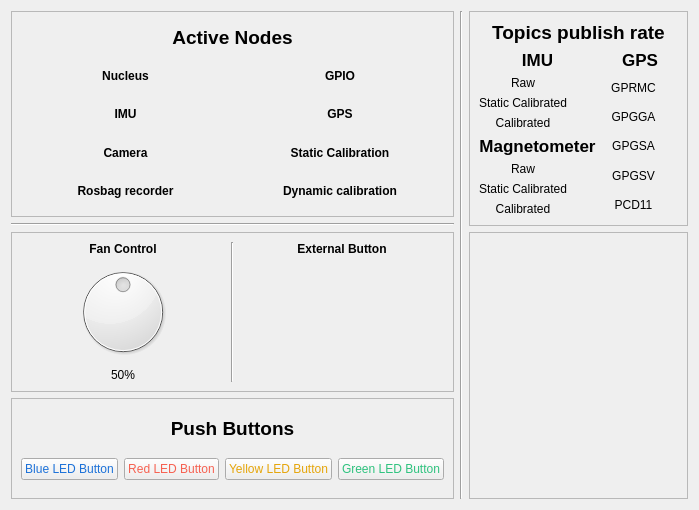
      <widget class="QWidget" name="tab">
       <attribute name="title">
        <string>General</string>
       </attribute>
       <layout class="QGridLayout" name="gridLayout_19">
        <item row="0" column="0">
         <widget class="QFrame" name="frame_7">
          <property name="frameShape">
           <enum>QFrame::NoFrame</enum>
          </property>
          <property name="frameShadow">
           <enum>QFrame::Raised</enum>
          </property>
          <layout class="QGridLayout" name="gridLayout_20">
           <property name="leftMargin">
            <number>0</number>
           </property>
           <property name="topMargin">
            <number>0</number>
           </property>
           <property name="rightMargin">
            <number>0</number>
           </property>
           <property name="bottomMargin">
            <number>0</number>
           </property>
           <item row="0" column="3" rowspan="5">
            <widget class="Line" name="line_9">
             <property name="orientation">
              <enum>Qt::Vertical</enum>
             </property>
            </widget>
           </item>
           <item row="0" column="4" rowspan="3">
            <widget class="QFrame" name="frame_8">
             <property name="frameShape">
              <enum>QFrame::StyledPanel</enum>
             </property>
             <property name="frameShadow">
              <enum>QFrame::Raised</enum>
             </property>
             <layout class="QGridLayout" name="gridLayout_23">
              <item row="0" column="0" colspan="2">
               <widget class="QLabel" name="label_62">
                <property name="sizePolicy">
                 <sizepolicy hsizetype="Preferred" vsizetype="Fixed">
                  <horstretch>0</horstretch>
                  <verstretch>0</verstretch>
                 </sizepolicy>
                </property>
                <property name="font">
                 <font>
                  <pointsize>14</pointsize>
                  <weight>75</weight>
                  <bold>true</bold>
                 </font>
                </property>
                <property name="text">
                 <string>Topics publish rate</string>
                </property>
                <property name="alignment">
                 <set>Qt::AlignCenter</set>
                </property>
               </widget>
              </item>
              <item row="1" column="0">
               <widget class="QFrame" name="frame_11">
                <property name="frameShape">
                 <enum>QFrame::NoFrame</enum>
                </property>
                <property name="frameShadow">
                 <enum>QFrame::Raised</enum>
                </property>
                <layout class="QGridLayout" name="gridLayout_24">
                 <property name="leftMargin">
                  <number>0</number>
                 </property>
                 <property name="topMargin">
                  <number>0</number>
                 </property>
                 <property name="bottomMargin">
                  <number>0</number>
                 </property>
                 <item row="1" column="0">
                  <widget class="QLabel" name="label_65">
                   <property name="text">
                    <string>Raw</string>
                   </property>
                   <property name="alignment">
                    <set>Qt::AlignCenter</set>
                   </property>
                  </widget>
                 </item>
                 <item row="1" column="1">
                  <widget class="QLabel" name="imu_raw_hz_value">
                   <property name="text">
                    <string>&lt;not published&gt;</string>
                   </property>
                   <property name="alignment">
                    <set>Qt::AlignCenter</set>
                   </property>
                  </widget>
                 </item>
                 <item row="2" column="0">
                  <widget class="QLabel" name="label_67">
                   <property name="text">
                    <string>Static Calibrated</string>
                   </property>
                   <property name="alignment">
                    <set>Qt::AlignCenter</set>
                   </property>
                  </widget>
                 </item>
                 <item row="2" column="1">
                  <widget class="QLabel" name="imu_static_calib_hz_value">
                   <property name="text">
                    <string>&lt;not published&gt;</string>
                   </property>
                   <property name="alignment">
                    <set>Qt::AlignCenter</set>
                   </property>
                  </widget>
                 </item>
                 <item row="3" column="0">
                  <widget class="QLabel" name="label_69">
                   <property name="text">
                    <string>Calibrated</string>
                   </property>
                   <property name="alignment">
                    <set>Qt::AlignCenter</set>
                   </property>
                  </widget>
                 </item>
                 <item row="3" column="1">
                  <widget class="QLabel" name="imu_calib_hz_value">
                   <property name="text">
                    <string>&lt;not published&gt;</string>
                   </property>
                   <property name="alignment">
                    <set>Qt::AlignCenter</set>
                   </property>
                  </widget>
                 </item>
                 <item row="0" column="0" colspan="2">
                  <widget class="QLabel" name="label_63">
                   <property name="sizePolicy">
                    <sizepolicy hsizetype="Preferred" vsizetype="Fixed">
                     <horstretch>0</horstretch>
                     <verstretch>0</verstretch>
                    </sizepolicy>
                   </property>
                   <property name="font">
                    <font>
                     <pointsize>13</pointsize>
                     <weight>75</weight>
                     <bold>true</bold>
                    </font>
                   </property>
                   <property name="text">
                    <string>IMU</string>
                   </property>
                   <property name="alignment">
                    <set>Qt::AlignCenter</set>
                   </property>
                  </widget>
                 </item>
                </layout>
               </widget>
              </item>
              <item row="2" column="0">
               <widget class="QFrame" name="frame_20">
                <property name="frameShape">
                 <enum>QFrame::NoFrame</enum>
                </property>
                <property name="frameShadow">
                 <enum>QFrame::Raised</enum>
                </property>
                <layout class="QGridLayout" name="gridLayout_32">
                 <property name="leftMargin">
                  <number>0</number>
                 </property>
                 <property name="topMargin">
                  <number>0</number>
                 </property>
                 <property name="bottomMargin">
                  <number>0</number>
                 </property>
                 <item row="1" column="1">
                  <widget class="QLabel" name="magn_raw_hz_value">
                   <property name="text">
                    <string>&lt;not published&gt;</string>
                   </property>
                   <property name="alignment">
                    <set>Qt::AlignCenter</set>
                   </property>
                  </widget>
                 </item>
                 <item row="2" column="0">
                  <widget class="QLabel" name="label_61">
                   <property name="text">
                    <string>Static Calibrated</string>
                   </property>
                   <property name="alignment">
                    <set>Qt::AlignCenter</set>
                   </property>
                  </widget>
                 </item>
                 <item row="1" column="0">
                  <widget class="QLabel" name="label_58">
                   <property name="text">
                    <string>Raw</string>
                   </property>
                   <property name="alignment">
                    <set>Qt::AlignCenter</set>
                   </property>
                  </widget>
                 </item>
                 <item row="0" column="0" colspan="2">
                  <widget class="QLabel" name="label_66">
                   <property name="sizePolicy">
                    <sizepolicy hsizetype="Preferred" vsizetype="Fixed">
                     <horstretch>0</horstretch>
                     <verstretch>0</verstretch>
                    </sizepolicy>
                   </property>
                   <property name="font">
                    <font>
                     <pointsize>13</pointsize>
                     <weight>75</weight>
                     <bold>true</bold>
                    </font>
                   </property>
                   <property name="text">
                    <string>Magnetometer</string>
                   </property>
                   <property name="alignment">
                    <set>Qt::AlignCenter</set>
                   </property>
                  </widget>
                 </item>
                 <item row="3" column="0">
                  <widget class="QLabel" name="label_68">
                   <property name="text">
                    <string>Calibrated</string>
                   </property>
                   <property name="alignment">
                    <set>Qt::AlignCenter</set>
                   </property>
                  </widget>
                 </item>
                 <item row="2" column="1">
                  <widget class="QLabel" name="magn_static_calib_hz_value">
                   <property name="text">
                    <string>&lt;not published&gt;</string>
                   </property>
                   <property name="alignment">
                    <set>Qt::AlignCenter</set>
                   </property>
                  </widget>
                 </item>
                 <item row="3" column="1">
                  <widget class="QLabel" name="magn_calib_hz_value">
                   <property name="text">
                    <string>&lt;not published&gt;</string>
                   </property>
                   <property name="alignment">
                    <set>Qt::AlignCenter</set>
                   </property>
                  </widget>
                 </item>
                </layout>
               </widget>
              </item>
              <item row="1" column="1" rowspan="2">
               <widget class="QFrame" name="frame_12">
                <property name="frameShape">
                 <enum>QFrame::NoFrame</enum>
                </property>
                <property name="frameShadow">
                 <enum>QFrame::Raised</enum>
                </property>
                <layout class="QGridLayout" name="gridLayout_25">
                 <property name="leftMargin">
                  <number>0</number>
                 </property>
                 <property name="topMargin">
                  <number>0</number>
                 </property>
                 <property name="bottomMargin">
                  <number>0</number>
                 </property>
                 <item row="4" column="1">
                  <widget class="QLabel" name="gpgsv_hz_value">
                   <property name="text">
                    <string>&lt;not published&gt;</string>
                   </property>
                   <property name="alignment">
                    <set>Qt::AlignCenter</set>
                   </property>
                  </widget>
                 </item>
                 <item row="5" column="0">
                  <widget class="QLabel" name="label_51">
                   <property name="text">
                    <string>PCD11</string>
                   </property>
                   <property name="alignment">
                    <set>Qt::AlignCenter</set>
                   </property>
                  </widget>
                 </item>
                 <item row="0" column="0" colspan="2">
                  <widget class="QLabel" name="label_64">
                   <property name="sizePolicy">
                    <sizepolicy hsizetype="Preferred" vsizetype="Fixed">
                     <horstretch>0</horstretch>
                     <verstretch>0</verstretch>
                    </sizepolicy>
                   </property>
                   <property name="font">
                    <font>
                     <pointsize>13</pointsize>
                     <weight>75</weight>
                     <bold>true</bold>
                    </font>
                   </property>
                   <property name="text">
                    <string>GPS</string>
                   </property>
                   <property name="alignment">
                    <set>Qt::AlignCenter</set>
                   </property>
                  </widget>
                 </item>
                 <item row="5" column="1">
                  <widget class="QLabel" name="pcd11_hz_value">
                   <property name="text">
                    <string>&lt;not published&gt;</string>
                   </property>
                   <property name="alignment">
                    <set>Qt::AlignCenter</set>
                   </property>
                  </widget>
                 </item>
                 <item row="3" column="0">
                  <widget class="QLabel" name="label_97">
                   <property name="text">
                    <string>GPGSA</string>
                   </property>
                   <property name="alignment">
                    <set>Qt::AlignCenter</set>
                   </property>
                  </widget>
                 </item>
                 <item row="1" column="1">
                  <widget class="QLabel" name="gprmc_hz_value">
                   <property name="text">
                    <string>&lt;not published&gt;</string>
                   </property>
                   <property name="alignment">
                    <set>Qt::AlignCenter</set>
                   </property>
                  </widget>
                 </item>
                 <item row="1" column="0">
                  <widget class="QLabel" name="label_71">
                   <property name="text">
                    <string>GPRMC</string>
                   </property>
                   <property name="alignment">
                    <set>Qt::AlignCenter</set>
                   </property>
                  </widget>
                 </item>
                 <item row="2" column="1">
                  <widget class="QLabel" name="gpgga_hz_value">
                   <property name="text">
                    <string>&lt;not published&gt;</string>
                   </property>
                   <property name="alignment">
                    <set>Qt::AlignCenter</set>
                   </property>
                  </widget>
                 </item>
                 <item row="2" column="0">
                  <widget class="QLabel" name="label_78">
                   <property name="text">
                    <string>GPGGA</string>
                   </property>
                   <property name="alignment">
                    <set>Qt::AlignCenter</set>
                   </property>
                  </widget>
                 </item>
                 <item row="3" column="1">
                  <widget class="QLabel" name="gpgsa_hz_value">
                   <property name="text">
                    <string>&lt;not published&gt;</string>
                   </property>
                   <property name="alignment">
                    <set>Qt::AlignCenter</set>
                   </property>
                  </widget>
                 </item>
                 <item row="4" column="0">
                  <widget class="QLabel" name="label_104">
                   <property name="text">
                    <string>GPGSV</string>
                   </property>
                   <property name="alignment">
                    <set>Qt::AlignCenter</set>
                   </property>
                  </widget>
                 </item>
                </layout>
               </widget>
              </item>
             </layout>
            </widget>
           </item>
           <item row="3" column="0">
            <widget class="QFrame" name="frame_10">
             <property name="frameShape">
              <enum>QFrame::StyledPanel</enum>
             </property>
             <property name="frameShadow">
              <enum>QFrame::Raised</enum>
             </property>
             <layout class="QGridLayout" name="gridLayout_22">
              <item row="1" column="0">
               <widget class="QDial" name="fan_speed_dial">
                <property name="maximum">
                 <number>100</number>
                </property>
                <property name="sliderPosition">
                 <number>50</number>
                </property>
                <property name="orientation">
                 <enum>Qt::Horizontal</enum>
                </property>
                <property name="wrapping">
                 <bool>false</bool>
                </property>
               </widget>
              </item>
              <item row="0" column="1" rowspan="3">
               <widget class="Line" name="line_11">
                <property name="orientation">
                 <enum>Qt::Vertical</enum>
                </property>
               </widget>
              </item>
              <item row="0" column="0">
               <widget class="QLabel" name="label_93">
                <property name="font">
                 <font>
                  <weight>75</weight>
                  <bold>true</bold>
                 </font>
                </property>
                <property name="text">
                 <string>Fan Control</string>
                </property>
                <property name="alignment">
                 <set>Qt::AlignCenter</set>
                </property>
               </widget>
              </item>
              <item row="2" column="0">
               <widget class="QLabel" name="fan_speed_dial_value">
                <property name="text">
                 <string>50%</string>
                </property>
                <property name="alignment">
                 <set>Qt::AlignCenter</set>
                </property>
               </widget>
              </item>
              <item row="0" column="2">
               <widget class="QLabel" name="label_57">
                <property name="font">
                 <font>
                  <weight>75</weight>
                  <bold>true</bold>
                 </font>
                </property>
                <property name="text">
                 <string>External Button</string>
                </property>
                <property name="alignment">
                 <set>Qt::AlignCenter</set>
                </property>
               </widget>
              </item>
              <item row="1" column="2" rowspan="2">
               <widget class="QLabel" name="ext_button_label">
                <property name="text">
                 <string/>
                </property>
                <property name="alignment">
                 <set>Qt::AlignCenter</set>
                </property>
               </widget>
              </item>
             </layout>
            </widget>
           </item>
           <item row="0" column="0" rowspan="2">
            <widget class="QFrame" name="frame_9">
             <property name="frameShape">
              <enum>QFrame::StyledPanel</enum>
             </property>
             <property name="frameShadow">
              <enum>QFrame::Raised</enum>
             </property>
             <layout class="QGridLayout" name="gridLayout_21">
              <item row="3" column="0">
               <widget class="QLabel" name="camera_active">
                <property name="font">
                 <font>
                  <weight>75</weight>
                  <bold>true</bold>
                 </font>
                </property>
                <property name="text">
                 <string>Camera</string>
                </property>
                <property name="alignment">
                 <set>Qt::AlignCenter</set>
                </property>
               </widget>
              </item>
              <item row="3" column="1">
               <widget class="QLabel" name="static_calib_active">
                <property name="font">
                 <font>
                  <weight>75</weight>
                  <bold>true</bold>
                 </font>
                </property>
                <property name="text">
                 <string>Static Calibration</string>
                </property>
                <property name="alignment">
                 <set>Qt::AlignCenter</set>
                </property>
               </widget>
              </item>
              <item row="4" column="1">
               <widget class="QLabel" name="dyn_calib_active">
                <property name="font">
                 <font>
                  <weight>75</weight>
                  <bold>true</bold>
                 </font>
                </property>
                <property name="text">
                 <string>Dynamic calibration</string>
                </property>
                <property name="alignment">
                 <set>Qt::AlignCenter</set>
                </property>
               </widget>
              </item>
              <item row="1" column="1">
               <widget class="QLabel" name="gpio_active">
                <property name="font">
                 <font>
                  <weight>75</weight>
                  <bold>true</bold>
                 </font>
                </property>
                <property name="text">
                 <string>GPIO</string>
                </property>
                <property name="alignment">
                 <set>Qt::AlignCenter</set>
                </property>
               </widget>
              </item>
              <item row="2" column="0">
               <widget class="QLabel" name="imu_active">
                <property name="font">
                 <font>
                  <weight>75</weight>
                  <bold>true</bold>
                 </font>
                </property>
                <property name="text">
                 <string>IMU</string>
                </property>
                <property name="alignment">
                 <set>Qt::AlignCenter</set>
                </property>
               </widget>
              </item>
              <item row="4" column="0">
               <widget class="QLabel" name="rosbag_rec_active">
                <property name="font">
                 <font>
                  <weight>75</weight>
                  <bold>true</bold>
                 </font>
                </property>
                <property name="text">
                 <string>Rosbag recorder</string>
                </property>
                <property name="alignment">
                 <set>Qt::AlignCenter</set>
                </property>
               </widget>
              </item>
              <item row="1" column="0">
               <widget class="QLabel" name="nucleus_active">
                <property name="font">
                 <font>
                  <weight>75</weight>
                  <bold>true</bold>
                 </font>
                </property>
                <property name="text">
                 <string>Nucleus</string>
                </property>
                <property name="alignment">
                 <set>Qt::AlignCenter</set>
                </property>
               </widget>
              </item>
              <item row="2" column="1">
               <widget class="QLabel" name="gps_active">
                <property name="font">
                 <font>
                  <weight>75</weight>
                  <bold>true</bold>
                 </font>
                </property>
                <property name="text">
                 <string>GPS</string>
                </property>
                <property name="alignment">
                 <set>Qt::AlignCenter</set>
                </property>
               </widget>
              </item>
              <item row="0" column="0" colspan="2">
               <widget class="QLabel" name="label_59">
                <property name="font">
                 <font>
                  <pointsize>14</pointsize>
                  <weight>75</weight>
                  <bold>true</bold>
                 </font>
                </property>
                <property name="text">
                 <string>Active Nodes</string>
                </property>
                <property name="alignment">
                 <set>Qt::AlignCenter</set>
                </property>
               </widget>
              </item>
             </layout>
            </widget>
           </item>
           <item row="4" column="0">
            <widget class="QFrame" name="frame_14">
             <property name="sizePolicy">
              <sizepolicy hsizetype="Preferred" vsizetype="Fixed">
               <horstretch>0</horstretch>
               <verstretch>0</verstretch>
              </sizepolicy>
             </property>
             <property name="frameShape">
              <enum>QFrame::StyledPanel</enum>
             </property>
             <property name="frameShadow">
              <enum>QFrame::Raised</enum>
             </property>
             <layout class="QGridLayout" name="gridLayout_31">
              <property name="topMargin">
               <number>18</number>
              </property>
              <property name="bottomMargin">
               <number>18</number>
              </property>
              <property name="verticalSpacing">
               <number>18</number>
              </property>
              <item row="1" column="1">
               <widget class="QPushButton" name="red_led_button">
                <property name="palette">
                 <palette>
                  <active>
                   <colorrole role="ButtonText">
                    <brush brushstyle="SolidPattern">
                     <color alpha="255">
                      <red>246</red>
                      <green>97</green>
                      <blue>81</blue>
                     </color>
                    </brush>
                   </colorrole>
                  </active>
                  <inactive>
                   <colorrole role="ButtonText">
                    <brush brushstyle="SolidPattern">
                     <color alpha="255">
                      <red>246</red>
                      <green>97</green>
                      <blue>81</blue>
                     </color>
                    </brush>
                   </colorrole>
                  </inactive>
                  <disabled>
                   <colorrole role="ButtonText">
                    <brush brushstyle="SolidPattern">
                     <color alpha="255">
                      <red>23</red>
                      <green>26</green>
                      <blue>27</blue>
                     </color>
                    </brush>
                   </colorrole>
                  </disabled>
                 </palette>
                </property>
                <property name="text">
                 <string>Red LED Button</string>
                </property>
               </widget>
              </item>
              <item row="0" column="0" colspan="4">
               <widget class="QLabel" name="label_56">
                <property name="sizePolicy">
                 <sizepolicy hsizetype="Preferred" vsizetype="Preferred">
                  <horstretch>0</horstretch>
                  <verstretch>0</verstretch>
                 </sizepolicy>
                </property>
                <property name="font">
                 <font>
                  <pointsize>14</pointsize>
                  <weight>75</weight>
                  <bold>true</bold>
                 </font>
                </property>
                <property name="text">
                 <string>Push Buttons</string>
                </property>
                <property name="alignment">
                 <set>Qt::AlignCenter</set>
                </property>
               </widget>
              </item>
              <item row="1" column="0">
               <widget class="QPushButton" name="blue_led_button">
                <property name="palette">
                 <palette>
                  <active>
                   <colorrole role="ButtonText">
                    <brush brushstyle="SolidPattern">
                     <color alpha="255">
                      <red>28</red>
                      <green>113</green>
                      <blue>216</blue>
                     </color>
                    </brush>
                   </colorrole>
                  </active>
                  <inactive>
                   <colorrole role="ButtonText">
                    <brush brushstyle="SolidPattern">
                     <color alpha="255">
                      <red>28</red>
                      <green>113</green>
                      <blue>216</blue>
                     </color>
                    </brush>
                   </colorrole>
                  </inactive>
                  <disabled>
                   <colorrole role="ButtonText">
                    <brush brushstyle="SolidPattern">
                     <color alpha="255">
                      <red>23</red>
                      <green>26</green>
                      <blue>27</blue>
                     </color>
                    </brush>
                   </colorrole>
                  </disabled>
                 </palette>
                </property>
                <property name="text">
                 <string>Blue LED Button</string>
                </property>
                <property name="autoDefault">
                 <bool>false</bool>
                </property>
                <property name="default">
                 <bool>false</bool>
                </property>
                <property name="flat">
                 <bool>false</bool>
                </property>
               </widget>
              </item>
              <item row="1" column="2">
               <widget class="QPushButton" name="yellow_led_button">
                <property name="palette">
                 <palette>
                  <active>
                   <colorrole role="ButtonText">
                    <brush brushstyle="SolidPattern">
                     <color alpha="255">
                      <red>229</red>
                      <green>165</green>
                      <blue>10</blue>
                     </color>
                    </brush>
                   </colorrole>
                  </active>
                  <inactive>
                   <colorrole role="ButtonText">
                    <brush brushstyle="SolidPattern">
                     <color alpha="255">
                      <red>229</red>
                      <green>165</green>
                      <blue>10</blue>
                     </color>
                    </brush>
                   </colorrole>
                  </inactive>
                  <disabled>
                   <colorrole role="ButtonText">
                    <brush brushstyle="SolidPattern">
                     <color alpha="255">
                      <red>23</red>
                      <green>26</green>
                      <blue>27</blue>
                     </color>
                    </brush>
                   </colorrole>
                  </disabled>
                 </palette>
                </property>
                <property name="text">
                 <string>Yellow LED Button</string>
                </property>
               </widget>
              </item>
              <item row="1" column="3">
               <widget class="QPushButton" name="green_led_button">
                <property name="palette">
                 <palette>
                  <active>
                   <colorrole role="ButtonText">
                    <brush brushstyle="SolidPattern">
                     <color alpha="255">
                      <red>46</red>
                      <green>194</green>
                      <blue>126</blue>
                     </color>
                    </brush>
                   </colorrole>
                  </active>
                  <inactive>
                   <colorrole role="ButtonText">
                    <brush brushstyle="SolidPattern">
                     <color alpha="255">
                      <red>46</red>
                      <green>194</green>
                      <blue>126</blue>
                     </color>
                    </brush>
                   </colorrole>
                  </inactive>
                  <disabled>
                   <colorrole role="ButtonText">
                    <brush brushstyle="SolidPattern">
                     <color alpha="255">
                      <red>23</red>
                      <green>26</green>
                      <blue>27</blue>
                     </color>
                    </brush>
                   </colorrole>
                  </disabled>
                 </palette>
                </property>
                <property name="text">
                 <string>Green LED Button</string>
                </property>
               </widget>
              </item>
             </layout>
            </widget>
           </item>
           <item row="2" column="0">
            <widget class="Line" name="line_10">
             <property name="orientation">
              <enum>Qt::Horizontal</enum>
             </property>
            </widget>
           </item>
           <item row="3" column="4" rowspan="2">
            <widget class="QFrame" name="frame_13">
             <property name="frameShape">
              <enum>QFrame::StyledPanel</enum>
             </property>
             <property name="frameShadow">
              <enum>QFrame::Raised</enum>
             </property>
            </widget>
           </item>
          </layout>
         </widget>
        </item>
       </layout>
      </widget>
